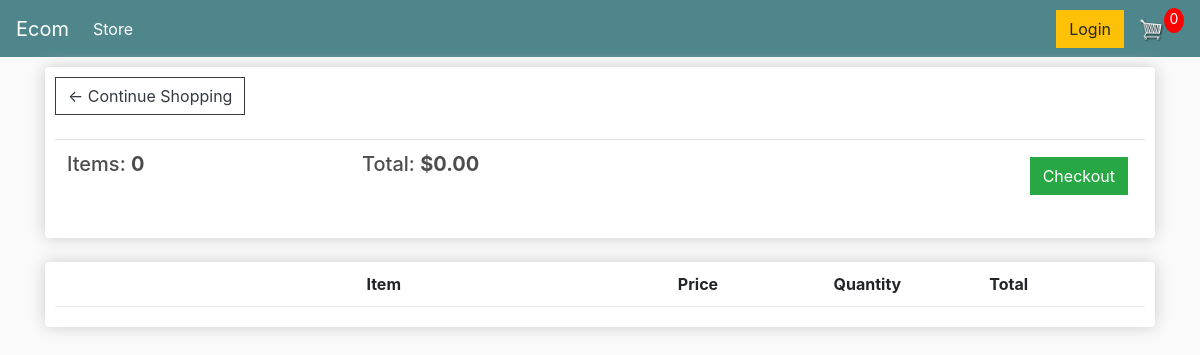
The page /cart/ (signed in) on the database as committed earlier.
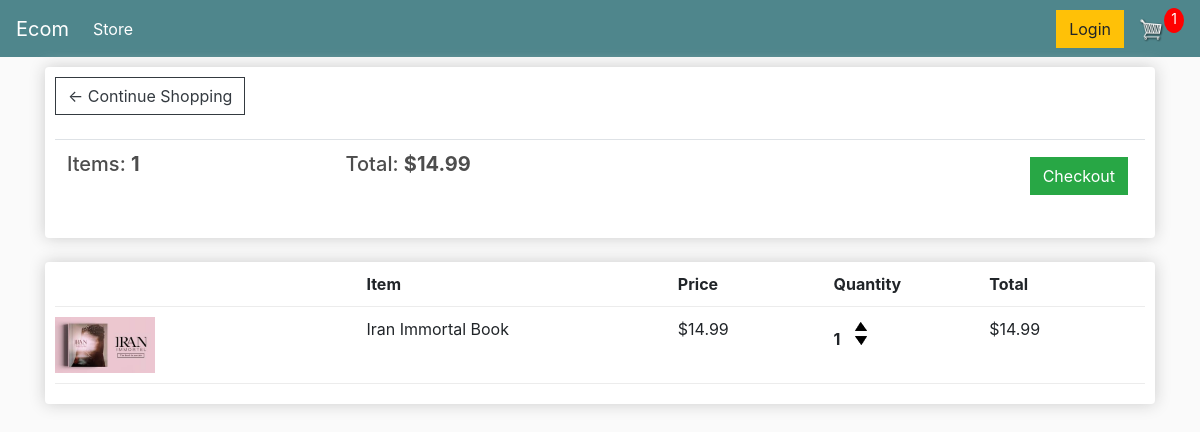
The same page on the database as committed later.
### store/models.py (models this page shows, shortened)
class Order(models.Model):
    customer = models.ForeignKey(Customer, on_delete=models.SET_NULL, blank=True, null=True)
    date_ordered = models.DateTimeField(auto_now_add=True)
    complete = models.BooleanField(default=False, null=True, blank=False)
    transaction_id = models.CharField(max_length=200, null=True)
    objects = models.Manager()
    @property
    def get_cart_total(self):
        orderitems = self.orderitem_set.all()
        total = sum([item.get_total for item in orderitems])
        return total
    @property
    def get_cart_items(self):
        orderitems = self.orderitem_set.all()
        total = sum([item.quantity for item in orderitems])
        return total

class OrderItem(models.Model):
    product = models.ForeignKey(Product, on_delete=models.SET_NULL, blank=True, null=True)
    order = models.ForeignKey(Order, on_delete=models.SET_NULL, blank=True, null=True)
    quantity = models.IntegerField(default=0, null=True, blank=True)
    date_added = models.DateTimeField(auto_now_add=True)
    objects = models.Manager()
    @property
    def get_total(self):
        total = self.product.price * self.quantity
        return total

class Product(models.Model):
    name = models.CharField(max_length=200, null=True)
    price = models.DecimalField(max_digits=7, decimal_places=2)
    digital = models.BooleanField(default=False, null=True, blank=False)
    image = models.ImageField(null=True, blank=True)
    objects = models.Manager()
    @property
    def imageURL(self):
        try:
            url = self.image.url
        except:
            url = ''
        return url

### store/views.py (the view)
# urls.py: path('cart/', views.cart, name='cart'),
def cart(request):
    data = cartData(request)
    cartItems = data['cartItems']
    order = data['order']
    items = data['items']
    context = {'items':items, 'order':order, 'cartItems':cartItems, 'shipping':False}
    return render(request,'store/cart.html',context)

### store/utils.py (called while the page is built)
def cartData(request):
    if request.user.is_authenticated:
        customer = request.user.customer
        order, created = Order.objects.get_or_create(customer=customer, complete=False)
        items = order.orderitem_set.all()
        cartItems = order.get_cart_items
    else:
        cookieData = cookieCart(request)
        cartItems = cookieData['cartItems']
        order = cookieData['order']
        items = cookieData['items']
    return{'cartItems':cartItems, 'order':order, 'items':items}

### store/templates/store/cart.html (shortened to what this page needs)
{% extends 'store/main.html' %}
{% load static %}
{% block body %}
    <div class="row">
        <div class="col-lg-12">
            <div class="box-element">
                <a class="btn btn-outline-dark" href="{% url 'store' %}"> &#x2190; Continue Shopping</a>
                <br>
                <br>
                <table class="table">
                    <tr>
                        <th><h5>Items: <b>{{order.get_cart_items}}</b></h5></th>
                        <th><h5>Total: <b>${{order.get_cart_total|floatformat:2}}</b></h5></th>
                        <th>
                            <a href="{% url 'checkout' %}" style="float:right;margin:5px" class="btn btn-success">Checkout</a>
                        </th>
                    </tr>
                </table>
            </div>
            <br>
            <div class="box-element">
                <div class="cart-row">
                    <div style="flex:2"></div>
                    <div style="flex:2"><b>Item</b></div>
                    <div style="flex:1"><b>Price</b></div>
                    <div style="flex:1"><b>Quantity</b></div>
                    <div style="flex:1"><b>Total</b></div>
                </div>
                {% for item in items %}
                <div class="cart-row">
                    <div style="flex:2"><img class="row-image" src="{{item.product.imageURL}}" alt=""></div>
                    <div style="flex:2">{{item.product.name}}</div>
                    <div style="flex:1">${{item.product.price|floatformat:2}}</div>
                    <div style="flex:1">
                        <p class="quantity">{{item.quantity}}</p>
                        <div class="quantity">
                            <img data-product={{item.product.id}} data-action="add" class="chg-quantity update-cart" src="{% static 'images/arrow-up.png' %}" alt="">
                            <img data-product={{item.product.id}} data-action="remove" class="chg-quantity update-cart" src="{% static 'images/arrow-down.png' %}" alt="">
                        </div>
                    </div>
                    <div style="flex:1">${{item.get_total|floatformat:2}}</div>
                </div>
                {% endfor %}
            </div>
        </div>
    </div>
{% endblock body %}

### store/templates/store/main.html (shortened to what this page needs)
<!doctype html>
{% load static %}
<html lang="en">
  <head>
    <link rel="stylesheet" href="https://stackpath.bootstrapcdn.com/bootstrap/4.4.1/css/bootstrap.min.css">
    <link rel="stylesheet" href="{% static 'css/main.css' %}">
  </head>
  <body>
    <nav class="navbar navbar-expand-lg navbar-dark bg-dark">
        <a class="navbar-brand" href="{% url 'store' %}">Ecom</a>
        <div class="collapse navbar-collapse" id="navbarSupportedContent">
            <ul class="navbar-nav mr-auto">
            <li class="nav-item active">
                <a class="nav-link" href="{% url 'store' %}">Store <span class="sr-only">(current)</span></a>
            </li>
            </ul>
            <div class="form-inline my-2 my-lg-0">
	     	<a href="#"class="btn btn-warning">Login</a>
	     	<a href="{% url 'cart' %}">
	    		<img  id="cart-icon" src="{% static 'images/cart.png' %}">
	    	</a>
	    	<p id="cart-total">{{cartItems}}</p>
	    </div>
        </div>
    </nav>
    <div class="container">
        {% block body %}{% endblock body %}
    </div>
  </body>
</html>

### static/css/main.css (style rules this page uses)
body { background-color: hsl(0, 0%, 98%); }
h1,h2,h3,h4,h5,h6 { color:hsl(0, 0%, 30%); }
.box-element { box-shadow:hsl(0, 0%, 80%) 0 0 16px; background-color: #fff; border-radius: 4px; padding: 10px; }
.bg-dark { background-color: #4f868c!important; }
#cart-icon { width:25px; display: inline-block; margin-left: 15px; }
#cart-total { display: block; text-align: center; color:#fff; background-color: red; width: 20px; height: 25px; border-radius: 50%; font-size: 14px; }
.col-lg-4, .col-lg-6, .col-lg-8, .col-lg-12 { margin-top: 10px; }
.btn { border-radius: 0; }
.row-image { width: 100px; }
.cart-row { display: flex; align-items: flex-stretch; padding-bottom: 10px; margin-bottom: 10px; border-bottom: 1px solid #ececec; }
.quantity { display: inline-block; font-weight: 700; padding-right:10px; }
.chg-quantity { width: 12px; cursor: pointer; display: block; margin-top: 5px; transition:.1s; }

Rows that differ between the two databases and show on the page:
removed Order: get_cart_items "0", get_cart_total "0.00"
added Order: get_cart_items "1", get_cart_total "14.99"
added OrderItem: product.imageURL (picture), product.name "Iran Immortal Book", product.price "14.99", quantity "1", get_total "14.99"
Other text that changed with them:
{{ cartItems }}: "0" → "1"
